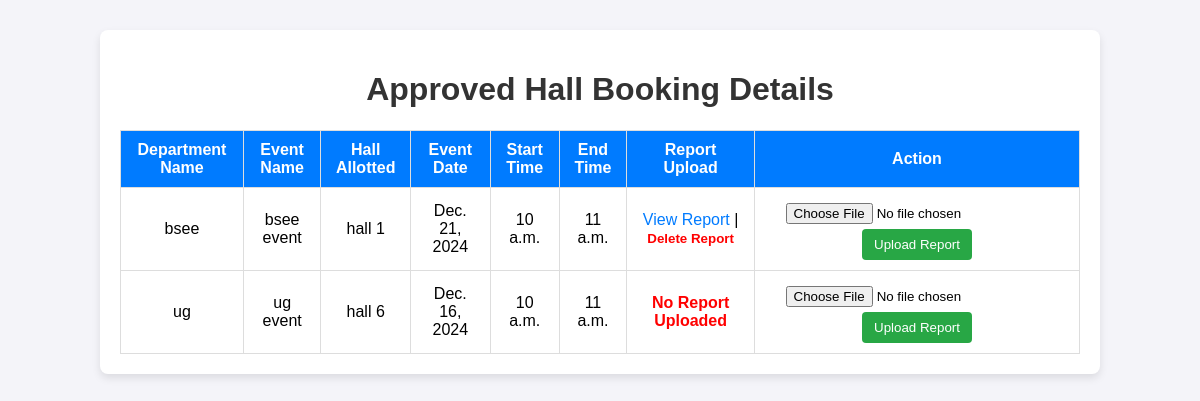
The app's page /view_bookings/ with its own data.
### myapp/models.py (models this page shows, shortened)
class HallBookingRequest(models.Model):
    hall = models.ForeignKey(Hall, on_delete=models.CASCADE)
    department_name = models.CharField(max_length=100)
    event_name = models.CharField(max_length=100)
    num_students = models.IntegerField()
    event_date = models.DateField()
    start_time = models.TimeField()
    end_time = models.TimeField()
    faculty_coordinator_name = models.CharField(max_length=100)
    faculty_coordinator_mobile = models.CharField(max_length=15)
    student_coordinator_name = models.CharField(max_length=100)
    student_coordinator_mobile = models.CharField(max_length=15)
    event_description = models.TextField()
    status = models.CharField(
        max_length=20, choices=[('Pending', 'Pending'), ('Approved', 'Approved'), ('Canceled', 'Canceled')],
        default='Pending'
    )
    report_upload = models.FileField(upload_to='reports/', null=True, blank=True)
    created_at = models.DateTimeField(auto_now_add=True)

class Hall(models.Model):
    name = models.CharField(max_length=255)
    capacity = models.IntegerField()
    image = models.ImageField(upload_to='hall_images/', blank=True, null=True)
    is_booked = models.BooleanField(default=False)

### myapp/views.py (the view)
# urls.py: path('view_bookings/', views.view_bookings, name='view_bookings'),
def view_bookings(request):
    approved_bookings = HallBookingRequest.objects.filter(status='Approved').select_related('hall')
    return render(request, 'view_bookings.html', {'approved_bookings': approved_bookings})

### myapp/templates/view_bookings.html (shortened to what this page needs)
{% load static %}
<!DOCTYPE html>
<html lang="en">
<head>
</head>
<body>
    <div class="container">
        <h1 class="title">Approved Hall Booking Details</h1>
        <table class="booking-table">
            <thead>
                <tr>
                    <th>Department Name</th>
                    <th>Event Name</th>
                    <th>Hall Allotted</th>
                    <th>Event Date</th>
                    <th>Start Time</th>
                    <th>End Time</th>
                    <th>Report Upload</th>
                    <th>Action</th>
                </tr>
            </thead>
            <tbody>
                {% for booking in approved_bookings %}
                <tr>
                    <td>{{ booking.department_name }}</td>
                    <td>{{ booking.event_name }}</td>
                    <td>{{ booking.hall.name }}</td>
                    <td>{{ booking.event_date }}</td>
                    <td>{{ booking.start_time }}</td>
                    <td>{{ booking.end_time }}</td>
                    <td>
                        {% if booking.report_upload %}
                            <a href="{{ booking.report_upload.url }}" target="_blank">View Report</a> |
                            <form action="{% url 'delete_report' booking.id %}" method="POST" style="display:inline;">
                                <button type="submit" class="delete-btn">Delete Report</button>
                            </form>
                        {% else %}
                            <span class="no-report">No Report Uploaded</span>
                        {% endif %}
                    </td>
                    <td>
                        <form action="{% url 'upload_report' booking.id %}" method="POST" enctype="multipart/form-data">
                            <input type="file" name="report" accept="image/*, .pdf" required>
                            <button type="submit" class="upload-btn">Upload Report</button>
                        </form>
                    </td>
                </tr>
                {% endfor %}
            </tbody>
        </table>
    </div>
</body>
</html>

### myapp/templates/view_bookings.html (style rules this page uses)
body { font-family: Arial, sans-serif; background-color: #f4f4f9; margin: 0; padding: 0; }
.container { width: 80%; margin: 30px auto; padding: 20px; background-color: #fff; border-radius: 8px; box-shadow: 0 4px 8px rgba(0, 0, 0, 0.1); }
h1.title { text-align: center; color: #333; }
table.booking-table { width: 100%; border-collapse: collapse; margin-top: 20px; }
table.booking-table th, table.booking-table td { padding: 10px; border: 1px solid #ddd; text-align: center; }
table.booking-table th { background-color: #007bff; color: white; }
table.booking-table td a { color: #007bff; text-decoration: none; }
.upload-btn { background-color: #28a745; color: white; padding: 8px 12px; border: none; border-radius: 4px; cursor: pointer; }
.no-report { color: red; font-weight: bold; }
form { display: inline-block; }
input[type="file"] { padding: 5px; margin-right: 10px; }
.delete-btn { color: red; text-decoration: none; font-weight: bold; border: none; background-color: transparent; cursor: pointer; }

### records on screen
HallBookingRequest: department_name "bsee", event_name "bsee event", hall.name "hall 1", event_date "Dec. 21, 2024", start_time "10 a.m.", end_time "11 a.m."
HallBookingRequest: department_name "ug", event_name "ug event", hall.name "hall 6", event_date "Dec. 16, 2024", start_time "10 a.m.", end_time "11 a.m.", shows "No Report Uploaded"
